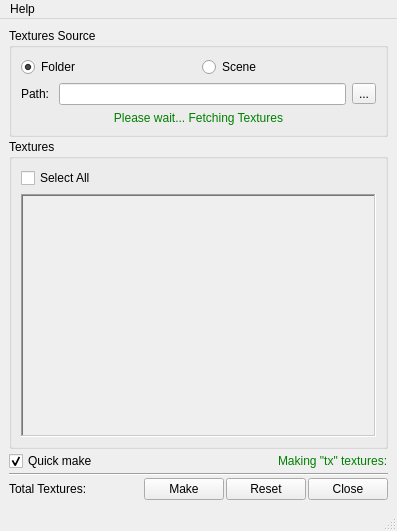
<?xml version="1.0" encoding="UTF-8"?>
<ui version="4.0">
 <class>MainWindow</class>
 <widget class="QMainWindow" name="MainWindow">
  <property name="geometry">
   <rect>
    <x>0</x>
    <y>0</y>
    <width>397</width>
    <height>531</height>
   </rect>
  </property>
  <property name="windowTitle">
   <string>TxMaker</string>
  </property>
  <widget class="QWidget" name="centralwidget">
   <layout class="QVBoxLayout" name="verticalLayout_5">
    <property name="spacing">
     <number>2</number>
    </property>
    <item>
     <widget class="QGroupBox" name="groupBox_2">
      <property name="styleSheet">
       <string notr="true"/>
      </property>
      <property name="title">
       <string>Textures Source</string>
      </property>
      <property name="flat">
       <bool>false</bool>
      </property>
      <layout class="QVBoxLayout" name="verticalLayout_4">
       <item>
        <layout class="QHBoxLayout" name="horizontalLayout_2">
         <item>
          <widget class="QRadioButton" name="folderButton">
           <property name="toolTip">
            <string>Load texture files from folder</string>
           </property>
           <property name="text">
            <string>Folder</string>
           </property>
           <property name="checked">
            <bool>true</bool>
           </property>
          </widget>
         </item>
         <item>
          <widget class="QRadioButton" name="sceneButton">
           <property name="toolTip">
            <string>Load textures from scene file</string>
           </property>
           <property name="text">
            <string>Scene</string>
           </property>
          </widget>
         </item>
        </layout>
       </item>
       <item>
        <layout class="QHBoxLayout" name="horizontalLayout_3">
         <item>
          <widget class="QLabel" name="label_2">
           <property name="text">
            <string>Path: </string>
           </property>
          </widget>
         </item>
         <item>
          <widget class="QLineEdit" name="pathBox"/>
         </item>
         <item>
          <widget class="QToolButton" name="browseButton">
           <property name="toolTip">
            <string>Choose file</string>
           </property>
           <property name="text">
            <string>...</string>
           </property>
          </widget>
         </item>
        </layout>
       </item>
       <item>
        <widget class="QLabel" name="waitLabel">
         <property name="styleSheet">
          <string notr="true">color: green</string>
         </property>
         <property name="text">
          <string>Please wait... Fetching Textures</string>
         </property>
         <property name="alignment">
          <set>Qt::AlignCenter</set>
         </property>
        </widget>
       </item>
      </layout>
     </widget>
    </item>
    <item>
     <widget class="QGroupBox" name="groupBox">
      <property name="title">
       <string>Textures</string>
      </property>
      <layout class="QVBoxLayout" name="verticalLayout_2">
       <item>
        <widget class="QCheckBox" name="selectAllButton">
         <property name="toolTip">
          <string>Select all listed textures</string>
         </property>
         <property name="text">
          <string>Select All</string>
         </property>
        </widget>
       </item>
       <item>
        <widget class="QScrollArea" name="scrollArea">
         <property name="toolTip">
          <string>Texture files</string>
         </property>
         <property name="frameShape">
          <enum>QFrame::WinPanel</enum>
         </property>
         <property name="widgetResizable">
          <bool>true</bool>
         </property>
         <widget class="QWidget" name="scrollAreaWidgetContents">
          <property name="geometry">
           <rect>
            <x>0</x>
            <y>0</y>
            <width>353</width>
            <height>254</height>
           </rect>
          </property>
          <layout class="QVBoxLayout" name="verticalLayout_8">
           <property name="spacing">
            <number>0</number>
           </property>
           <property name="leftMargin">
            <number>0</number>
           </property>
           <property name="topMargin">
            <number>0</number>
           </property>
           <property name="rightMargin">
            <number>0</number>
           </property>
           <property name="bottomMargin">
            <number>0</number>
           </property>
           <item>
            <layout class="QVBoxLayout" name="texturesLayout">
             <property name="spacing">
              <number>2</number>
             </property>
             <property name="leftMargin">
              <number>2</number>
             </property>
             <property name="topMargin">
              <number>2</number>
             </property>
            </layout>
           </item>
           <item>
            <layout class="QVBoxLayout" name="verticalLayout_6">
             <item>
              <spacer name="verticalSpacer">
               <property name="orientation">
                <enum>Qt::Vertical</enum>
               </property>
               <property name="sizeHint" stdset="0">
                <size>
                 <width>20</width>
                 <height>40</height>
                </size>
               </property>
              </spacer>
             </item>
            </layout>
           </item>
          </layout>
         </widget>
        </widget>
       </item>
      </layout>
     </widget>
    </item>
    <item>
     <layout class="QHBoxLayout" name="horizontalLayout">
      <item>
       <widget class="QCheckBox" name="quickMakeButton">
        <property name="toolTip">
         <string>Use 100% of processor power</string>
        </property>
        <property name="text">
         <string>Quick make</string>
        </property>
        <property name="checked">
         <bool>true</bool>
        </property>
       </widget>
      </item>
      <item>
       <spacer name="horizontalSpacer_2">
        <property name="orientation">
         <enum>Qt::Horizontal</enum>
        </property>
        <property name="sizeHint" stdset="0">
         <size>
          <width>40</width>
          <height>20</height>
         </size>
        </property>
       </spacer>
      </item>
      <item>
       <widget class="QLabel" name="makingLabel">
        <property name="styleSheet">
         <string notr="true">color: green</string>
        </property>
        <property name="text">
         <string>Making &quot;tx&quot; textures:</string>
        </property>
       </widget>
      </item>
     </layout>
    </item>
    <item>
     <widget class="Line" name="line">
      <property name="orientation">
       <enum>Qt::Horizontal</enum>
      </property>
     </widget>
    </item>
    <item>
     <layout class="QHBoxLayout" name="horizontalLayout_4">
      <item>
       <widget class="QLabel" name="totalTexturesLabel">
        <property name="toolTip">
         <string>Total number of textures found</string>
        </property>
        <property name="text">
         <string>Total Textures:</string>
        </property>
       </widget>
      </item>
      <item>
       <spacer name="horizontalSpacer">
        <property name="orientation">
         <enum>Qt::Horizontal</enum>
        </property>
        <property name="sizeHint" stdset="0">
         <size>
          <width>40</width>
          <height>20</height>
         </size>
        </property>
       </spacer>
      </item>
      <item>
       <widget class="QPushButton" name="createButton">
        <property name="toolTip">
         <string>Create &quot;tx&quot; files</string>
        </property>
        <property name="text">
         <string>Make</string>
        </property>
       </widget>
      </item>
      <item>
       <widget class="QPushButton" name="clearButton">
        <property name="toolTip">
         <string>Clear the window</string>
        </property>
        <property name="text">
         <string>Reset</string>
        </property>
       </widget>
      </item>
      <item>
       <widget class="QPushButton" name="closeButton">
        <property name="toolTip">
         <string>Close TxMaker</string>
        </property>
        <property name="text">
         <string>Close</string>
        </property>
       </widget>
      </item>
     </layout>
    </item>
   </layout>
  </widget>
  <widget class="QMenuBar" name="menubar">
   <property name="geometry">
    <rect>
     <x>0</x>
     <y>0</y>
     <width>397</width>
     <height>18</height>
    </rect>
   </property>
   <widget class="QMenu" name="menuHelp">
    <property name="title">
     <string>Help</string>
    </property>
    <addaction name="tutorialAction"/>
    <addaction name="separator"/>
   </widget>
   <addaction name="menuHelp"/>
  </widget>
  <widget class="QStatusBar" name="statusbar"/>
  <action name="actionTxMaker_Tutorial">
   <property name="text">
    <string>TxMaker Tutorial</string>
   </property>
  </action>
  <action name="tutorialAction">
   <property name="text">
    <string>Tutorial and help</string>
   </property>
  </action>
  <action name="actionAbout">
   <property name="text">
    <string>About</string>
   </property>
  </action>
 </widget>
 <resources/>
 <connections/>
</ui>
